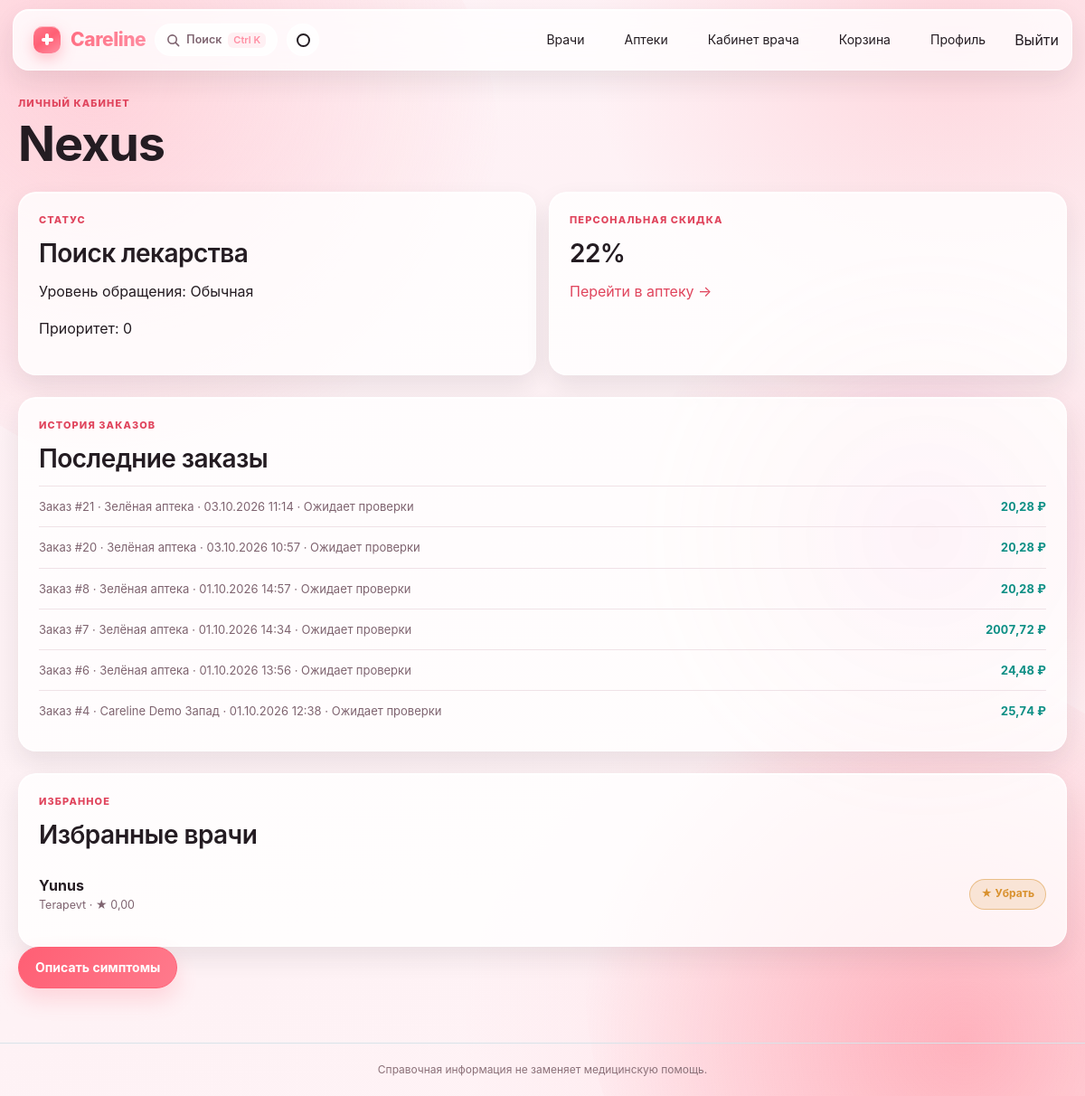
The app's page /profile/ (signed in) with its own data.
### myapp/models.py (models this page shows, shortened)
class PatientProfile(models.Model):
	class Intent(models.TextChoices):
		IDLE = 'IDLE', 'Нет активного запроса'
		SEARCHING_MEDICINE = 'SEARCHING_MEDICINE', 'Поиск лекарства'
		SEEKING_DOCTOR = 'SEEKING_DOCTOR', 'Поиск врача'
		CALLING_AMBULANCE = 'CALLING_AMBULANCE', 'Обращение за экстренной помощью'
		UNDER_TREATMENT = 'UNDER_TREATMENT', 'На лечении'
	class Urgency(models.TextChoices):
		NORMAL = 'NORMAL', 'Обычная'
		URGENT = 'URGENT', 'Срочная'
		CRITICAL = 'CRITICAL', 'Критическая'
	user = models.OneToOneField(User, on_delete=models.CASCADE, related_name='patient_profile')
	intent = models.CharField(max_length=30, choices=Intent.choices, default=Intent.IDLE)
	urgency = models.CharField(max_length=20, choices=Urgency.choices, default=Urgency.NORMAL)
	priority = models.PositiveSmallIntegerField(default=0, validators=[MaxValueValidator(100)])

class PatientDiscount(models.Model):
	patient = models.OneToOneField(PatientProfile, on_delete=models.CASCADE, related_name='discount')
	discount_percent = models.PositiveSmallIntegerField(
		default=generate_discount,
		validators=[MinValueValidator(15), MaxValueValidator(50)],
	)
	created_at = models.DateTimeField(auto_now_add=True)

class PharmacyOrder(models.Model):
	class PaymentMethod(models.TextChoices):
		CARD = 'CARD', 'Картой'
		BALANCE = 'BALANCE', 'Баланс Careline (ранее)'
		LEGACY = 'LEGACY', 'Старый заказ — требуется оплата'
	class PaymentStatus(models.TextChoices):
		PAID = 'PAID', 'Оплачено'
		UNPAID = 'UNPAID', 'Не оплачен'
	class Status(models.TextChoices):
		PENDING = 'PENDING', 'Ожидает проверки'
		PROCESSING = 'PROCESSING', 'В обработке'
		READY = 'READY', 'Готов к выдаче'
		COMPLETED = 'COMPLETED', 'Выдан'
		CANCELLED = 'CANCELLED', 'Отменён'
	user = models.ForeignKey(User, on_delete=models.PROTECT, related_name='pharmacy_orders')
	pharmacy = models.ForeignKey(Pharmacy, on_delete=models.PROTECT, related_name='customer_orders')
	discount_percent = models.PositiveSmallIntegerField(default=0)
	total_amount = models.DecimalField(max_digits=10, decimal_places=2, default=0)
	payment_method = models.CharField(max_length=20, choices=PaymentMethod.choices, default=PaymentMethod.CARD)
	payment_status = models.CharField(max_length=20, choices=PaymentStatus.choices, default=PaymentStatus.PAID)
	status = models.CharField(max_length=20, choices=Status.choices, default=Status.PENDING)
	created_at = models.DateTimeField(auto_now_add=True)

class Pharmacy(models.Model):
	name = models.CharField(max_length=150)
	address = models.CharField(max_length=255)
	is_open = models.BooleanField(default=True)
	description = models.TextField(blank=True, default='')
	rating = models.DecimalField(max_digits=3, decimal_places=2, default=4.80)
	review_count = models.PositiveIntegerField(default=0)
	medicines = models.ManyToManyField('Medicine', related_name='pharmacies', blank=True)

class Favorite(models.Model):
	user = models.ForeignKey(User, on_delete=models.CASCADE, related_name='favorites')
	doctor = models.ForeignKey(DoctorProfile, on_delete=models.CASCADE, related_name='favorited_by')
	created_at = models.DateTimeField(auto_now_add=True)
	class Meta:
		ordering = ['-created_at']
		constraints = [
			models.UniqueConstraint(fields=['user', 'doctor'], name='one_favorite_per_user_doctor'),
		]

class DoctorProfile(models.Model):
	class Status(models.TextChoices):
		FREE = 'FREE', 'Свободен'
		BUSY = 'BUSY', 'Занят'
		OFFLINE = 'OFFLINE', 'Не в сети'
		VACATION = 'VACATION', 'В отпуске'
		EMERGENCY = 'EMERGENCY', 'Экстренный вызов'
	user = models.OneToOneField(User, on_delete=models.CASCADE, related_name='doctor_profile')
	specialty = models.CharField(max_length=100, blank=True, default='')
	specialties = models.JSONField(default=list, blank=True)
	consultation_price = models.DecimalField(max_digits=8, decimal_places=2, default=1200.00)
	status = models.CharField(max_length=20, choices=Status.choices, default=Status.OFFLINE)
	rating = models.DecimalField(max_digits=3, decimal_places=2, default=0)
	reviews_count = models.PositiveIntegerField(default=0)
	@property
	def primary_specialty(self):
		if self.specialties:
			return self.specialties[0]
		return self.specialty or 'Специальность не указана'
	def get_full_name(self):
		return self.user.get_full_name() or self.user.username

### myapp/views.py (the view)
# urls.py: path('profile/', profile, name='profile'),
def profile(request):
	if not request.user.is_authenticated:
		return redirect('login')
	patient, created = PatientProfile.objects.get_or_create(user=request.user)
	return render(request, 'myapp/profile.html', {
		'patient': patient,
		'orders': PharmacyOrder.objects.filter(user=request.user).select_related('pharmacy').order_by('-created_at')[:12],
		'favorites': Favorite.objects.filter(user=request.user).select_related('doctor__user')[:12],
	})

### myapp/templates/myapp/profile.html (shortened to what this page needs)
{% extends 'myapp/base.html' %}
{% block content %}
    <p class="eyebrow">ЛИЧНЫЙ КАБИНЕТ</p><h1>{{ patient.user.username }}</h1>
    <div class="profile-grid">
        <section class="profile-panel"><p class="eyebrow">СТАТУС</p><h2>{{ patient.get_intent_display }}</h2><p>Уровень обращения: {{ patient.get_urgency_display }}</p><p>Приоритет: {{ patient.priority }}</p></section>
        <section class="profile-panel"><p class="eyebrow">ПЕРСОНАЛЬНАЯ СКИДКА</p><h2>{{ patient.discount.discount_percent }}%</h2><a href="{% url 'pharmacy_directory' %}">Перейти в аптеку →</a></section>
    </div>
    <section class="profile-panel wallet-history">
        <p class="eyebrow">ИСТОРИЯ ЗАКАЗОВ</p>
        <h2>Последние заказы</h2>
        {% for order in orders %}
            <div class="wallet-transaction-row">
                <span>Заказ #{{ order.pk }} · {{ order.pharmacy.name }} · {{ order.created_at|date:'d.m.Y H:i' }} · {{ order.get_status_display }}</span>
                <strong class="order-amount">{{ order.total_amount }} ₽</strong>
            </div>
        {% empty %}
            <p class="muted">Заказов пока нет.</p>
        {% endfor %}
    </section>
    <section class="profile-panel">
        <p class="eyebrow">ИЗБРАННОЕ</p>
        <h2>Избранные врачи</h2>
        {% for favorite in favorites %}
            <div class="favorite-list-row">
                <div>
                    <a href="{% url 'doctor_detail' favorite.doctor.pk %}">{{ favorite.doctor.get_full_name }}</a>
                    <span class="muted">{{ favorite.doctor.primary_specialty }} · ★ {{ favorite.doctor.rating }}</span>
                </div>
                <form method="post" action="{% url 'doctor_favorite' favorite.doctor.pk %}">
                    <button class="favorite-toggle" type="submit" aria-pressed="true">★ Убрать</button>
                </form>
            </div>
        {% empty %}
            <p class="muted">Пока пусто. Отмечайте врачей звёздочкой в каталоге — они появятся здесь.</p>
        {% endfor %}
    </section>
    <a class="button" href="{% url 'assistant' %}">Описать симптомы</a>
{% endblock %}

### myapp/static/myapp/style.css (style rules this page uses)
:root { color-scheme: light; --ink: #3b2b32; --muted: #8a6e77; --paper: #fff6f7; --white: #ffffff; --line: #f4dee3; --green: #ff8fa3; --green-dark: #e0455d; --mint: #ffeef2; --soft: #fff1ec; --amber: #c88725; --red: #e0455d; --sky: #edf3fc; --shadow: 0 18px 45px rgba(74, 46, 56, 0.09); }
* { box-sizing: border-box; }
html { scroll-behavior: smooth; }
body { margin: 0; background-color: var(--paper); background-image: linear-gradient(120deg, rgba(255, 246, 247,.96), rgba(255,255,255,.9) 50%, rgba(255, 236, 241,.9)); background-attachment: fixed; color: var(--ink); font-family: "Trebuchet MS", "Segoe UI", sans-serif; line-height: 1.55; }
a { color: var(--green-dark); text-decoration: none; }
.eyebrow { margin: 0 0 7px; color: var(--green-dark); font-size: 11px; font-weight: 800; letter-spacing: .08em; }
h1, h2, h3, p { margin-top: 0; }
h1 { margin-bottom: 13px; font-family: Georgia, serif; font-size: clamp(34px, 5vw, 54px); font-weight: 500; line-height: 1.07; }
h2 { margin-bottom: 12px; font-family: Georgia, serif; font-size: 28px; font-weight: 500; }
.button { display: inline-flex; min-height: 46px; align-items: center; justify-content: center; gap: 20px; padding: 10px 18px; border: 1px solid var(--green); border-radius: 999px; background: linear-gradient(135deg, var(--green), #ff5f74); color: white; font: inherit; font-size: 14px; font-weight: 700; cursor: pointer; box-shadow: 0 18px 28px rgba(255, 95, 116, 0.22); transition: transform .2s ease, box-shadow .2s ease; }
.muted { color: var(--muted); font-size: 13px; }
.profile-grid { display: grid; grid-template-columns: repeat(2, minmax(0, 1fr)); gap: 14px; margin: 24px 0; }
.profile-panel { padding: 22px; border: 1px solid var(--line); background: rgba(255,255,255,0.82); border-radius: 22px; box-shadow: var(--shadow); }
.profile-panel h2 { margin-bottom: 8px; }
.container > section { animation: rise-in .5s ease-out both; }

### myapp/static/myapp/refresh.css (style rules this page uses)
:root { --ink: #3a2a31; --muted: #866a73; --paper: #fdf4f6; --line: #f2e3e8; --green: #ff8fa3; --green-dark: #e0455d; --mint: #fff0f3; --soft: #fff1f3; --amber: #d3932e; --red: #e0455d; --sky: #ffeef2; --shadow: 0 20px 48px rgba(58, 40, 48, .095); --navy: #4a2437; --blue: #ff5f74; }
body { background-color: #fdf4f6; background-image: repeating-linear-gradient(135deg, rgba(255, 95, 116, .025) 0 1px, transparent 1px 18px), linear-gradient(125deg, #fff9f5 0%, #fff1f4 54%, #fdeff3 100%); color: var(--ink); font-family: "Trebuchet MS", "Segoe UI", sans-serif; }
.container > section, .directory-shell, .form-section, .profile-panel, .cart-group, .empty-cart, .medicine-card, .doctor-row, .doctor-card, .pharmacy-card, .review-section, .pharmacy-hero, .conversation-page, .appointment-page, .prescription-section { animation: care-rise .48s cubic-bezier(.2,.7,.2,1) both; }
.button { border-color: transparent; background: linear-gradient(115deg, #ff7a8c, #ff8fa3, #ff5f74, #e0455d); background-size: 240% 240%; animation: color-drift 10s ease-in-out infinite; box-shadow: 0 12px 25px rgba(255, 95, 116,.19); transition: transform .24s cubic-bezier(.2,.8,.2,1), box-shadow .24s ease, filter .24s ease; }
.profile-panel { border-color: #f3e7ea; background: linear-gradient(145deg, white, #fcfdfd); }
.wallet-history { margin: 14px 0 24px; }
.wallet-transaction-row { display: flex; justify-content: space-between; align-items: baseline; gap: 16px; padding: 12px 0; border-top: 1px solid var(--line); font-size: 13px; }
.wallet-transaction-row span { color: var(--muted); }
.order-amount { color: #e0455d; font-variant-numeric: tabular-nums; white-space: nowrap; }
.eyebrow { color: #e0455d; }

### myapp/static/myapp/motion.css (style rules this page uses)
.doctor-row, .doctor-card, .pharmacy-card, .medicine-card, .med-row, .prescription-section, .profile-panel, .sidebar-card, .review-section, .registration-choice-card, .welcome-aside, .urgent-strip, .stat-pill { transition: transform .28s cubic-bezier(.2,.8,.2,1), box-shadow .28s ease, border-color .28s ease; }
.button { position: relative; overflow: hidden; isolation: isolate; }
.button::before { position: absolute; content: ""; top: -60%; left: -80%; z-index: -1; width: 45%; height: 220%; background: linear-gradient(100deg, transparent, rgba(255,255,255,.45), transparent); transform: skewX(-22deg); transition: left .55s cubic-bezier(.2,.8,.2,1); }

### myapp/static/myapp/doctor_portal.css (style rules this page uses)
.doctor-theme .button { border-color: #ff5f74; background: linear-gradient(120deg, #ff5f74, #ff7a8c); box-shadow: 0 12px 24px rgba(255, 95, 116, .2); }

### records on screen
PatientProfile: user.username "Nexus", intent "Поиск лекарства", urgency "Обычная", priority "0", discount.discount_percent "22"
PharmacyOrder: pk "21", pharmacy.name "Зелёная аптека", created_at "03.10.2026 11:14", status "Ожидает проверки", total_amount "20,28"
PharmacyOrder: pk "20", pharmacy.name "Зелёная аптека", created_at "03.10.2026 10:57", status "Ожидает проверки", total_amount "20,28"
PharmacyOrder: pk "8", pharmacy.name "Зелёная аптека", created_at "01.10.2026 14:57", status "Ожидает проверки", total_amount "20,28"
PharmacyOrder: pk "7", pharmacy.name "Зелёная аптека", created_at "01.10.2026 14:34", status "Ожидает проверки", total_amount "2007,72"
PharmacyOrder: pk "6", pharmacy.name "Зелёная аптека", created_at "01.10.2026 13:56", status "Ожидает проверки", total_amount "24,48"
PharmacyOrder: pk "4", pharmacy.name "Careline Demo Запад", created_at "01.10.2026 12:38", status "Ожидает проверки", total_amount "25,74"
Favorite: doctor.get_full_name "Yunus", doctor.primary_specialty "Terapevt", doctor.rating "0,00"
